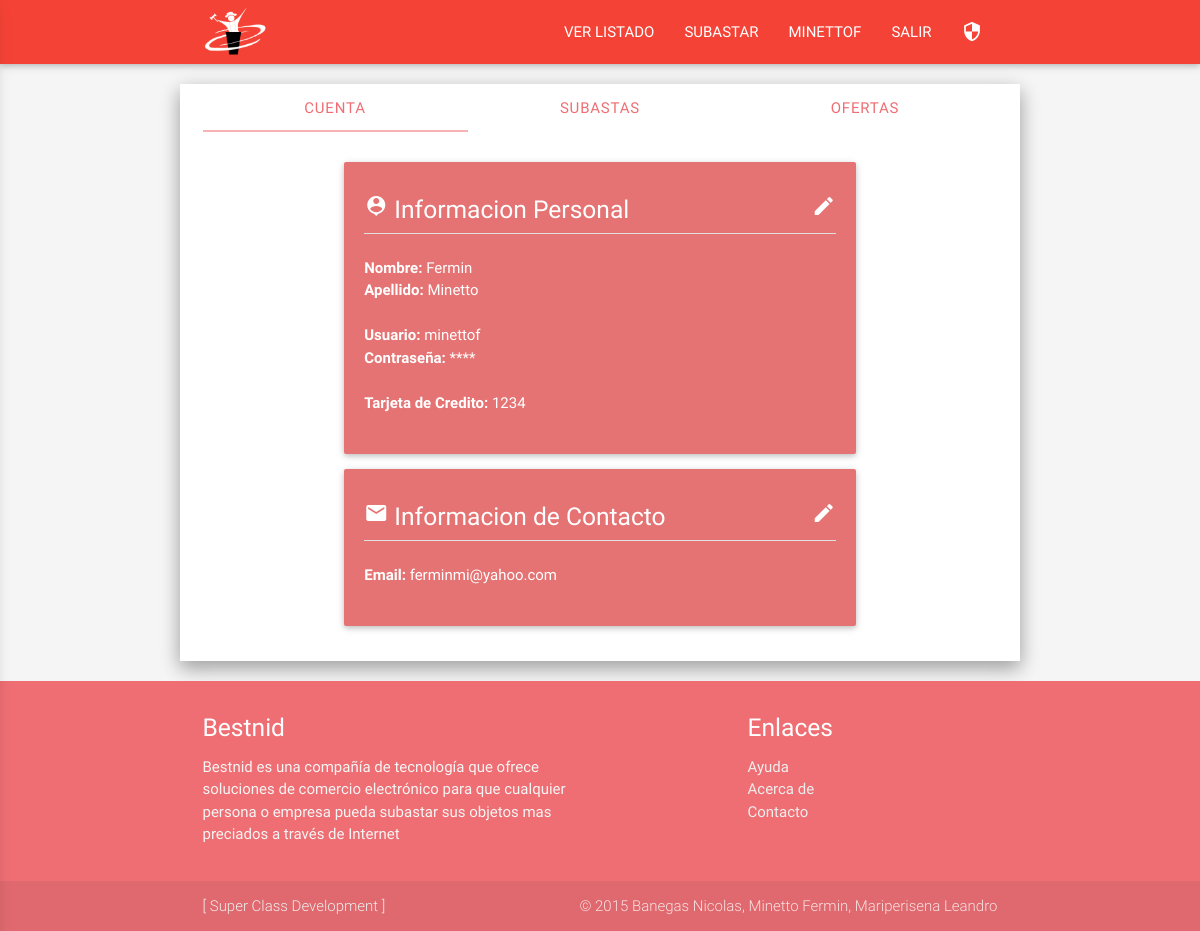
/Perfil.php (signed in), run on an earlier commit of the app's database.
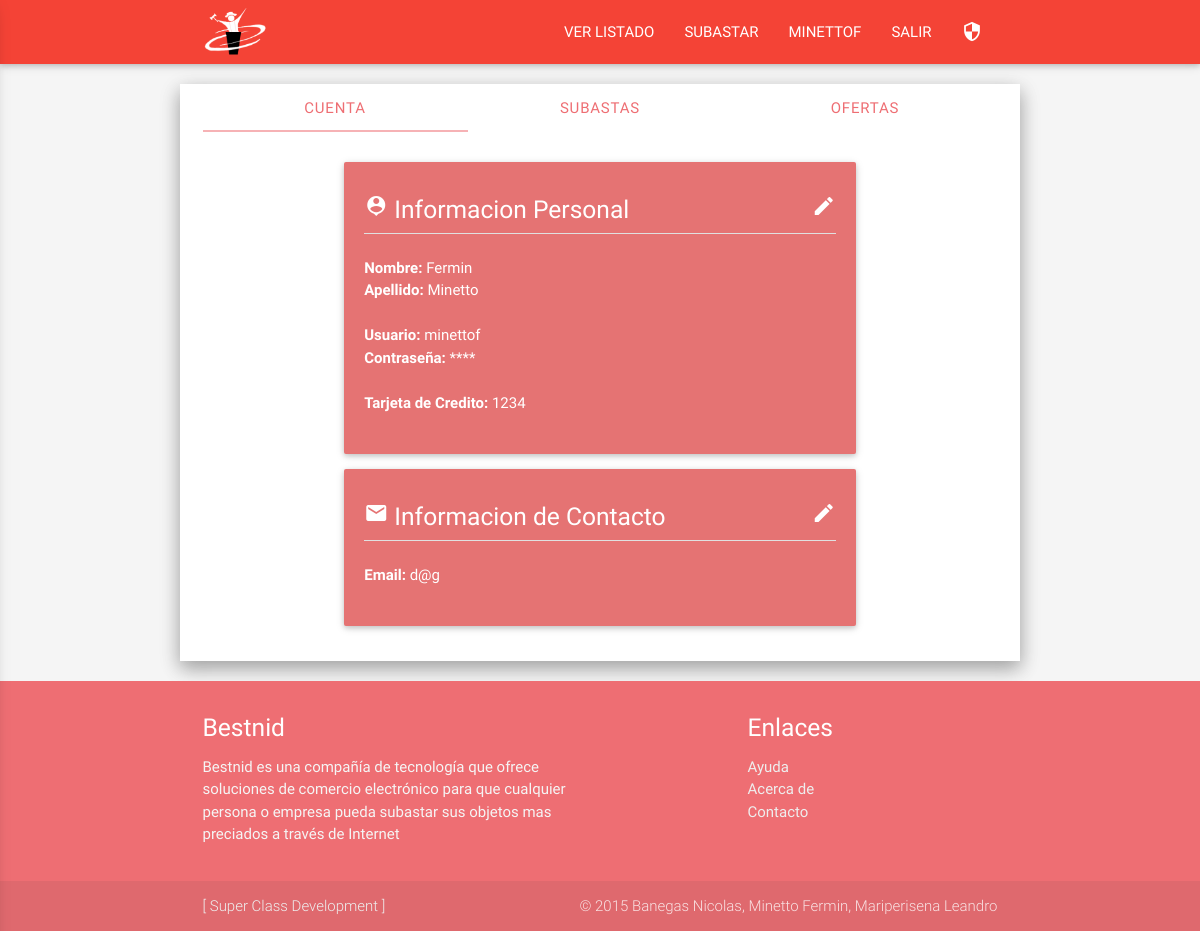
And on a later commit of the database.
### tables this page shows
CREATE TABLE IF NOT EXISTS `usuario` (
  `id` int(11) NOT NULL AUTO_INCREMENT,
  `nombre` varchar(45) NOT NULL,
  `apellido` varchar(45) NOT NULL,
  `documento` int(11) NOT NULL,
  `user` varchar(45) NOT NULL,
  `pass` varchar(45) NOT NULL,
  `email` varchar(50) NOT NULL,
  `tarjeta_credito` int(11) NOT NULL,
  `admin` tinyint(1) NOT NULL,
  PRIMARY KEY (`id`)
);

### includes/modelo.class.php (called while the page is built, shortened)
<?php
class Modelo {
	private static $user = 'root';
	private static $pass = '';
	private static $host = '127.0.0.1';
	private static $dbnm = 'bestnid';
	private $con;
	function __construct() {
		$this->con = new mysqli(
			self::$host,
			self::$user,
			self::$pass,
			self::$dbnm);
	}
				else{ ?><p class="center red-text" > Contraseña Invalida </p> <?php return false;}
		?><p class="center red-text" > Usuario Invalido </p> <?php
	public function getUser($id){
		$res = $this->con->query("SELECT * FROM usuario WHERE id = '{$id}' ");
		$fila = array();
		$fila[] = $res->fetch_assoc() ;
		$resultado = $fila[0];
		return $resultado;
	}
}
?>

### MiCuenta.php
<?php
$usuario = $con->getUser($_SESSION['id']);
?>
<div class="container">
	<div class="card-panel red lighten-2 white-text">
		<h5><i class="material-icons">person_pin</i> Informacion Personal <a href="#editarDatos"><i class="white-text material-icons right">mode_edit</i></a></h5>
		<li class="divider"></li><br>
		<div class="row">
			<div class="col s12">
			<span><b>Nombre:</b> <?php echo $usuario['nombre'];?></span>
			<br>
			<span><b>Apellido:</b> <?php echo $usuario['apellido'];?></span>
			</div>
			<div class="col s12">
			<br>
			<span><b>Usuario:</b> <?php echo $usuario['user'];?></span>
			<br>
			<span><b>Contraseña:</b> **** </span>
			</div>
			<div class="col s12 ">
			<br>
			<span><b>Tarjeta de Credito:</b> <?php echo $usuario['tarjeta_credito'];?></span>
			</div>
		</div>
	</div>
	<div class="card-panel red lighten-2 white-text">
		<h5><i class="material-icons">email</i> Informacion de Contacto <a href="#editarDatos"><i class="white-text material-icons right">mode_edit</i></a></h5>
		<li class="divider"></li><br>
		<div class="row">
			<div class="col s12 m6">
			<span><b>Email:</b> <?php echo $usuario['email'];?></span>
			</div>
		</div>
	</div>
</div>

What changed in the data, as far as the page shows it:
changed usuario "Fermin": email "ferminmi@yahoo.com" → "d@g"
